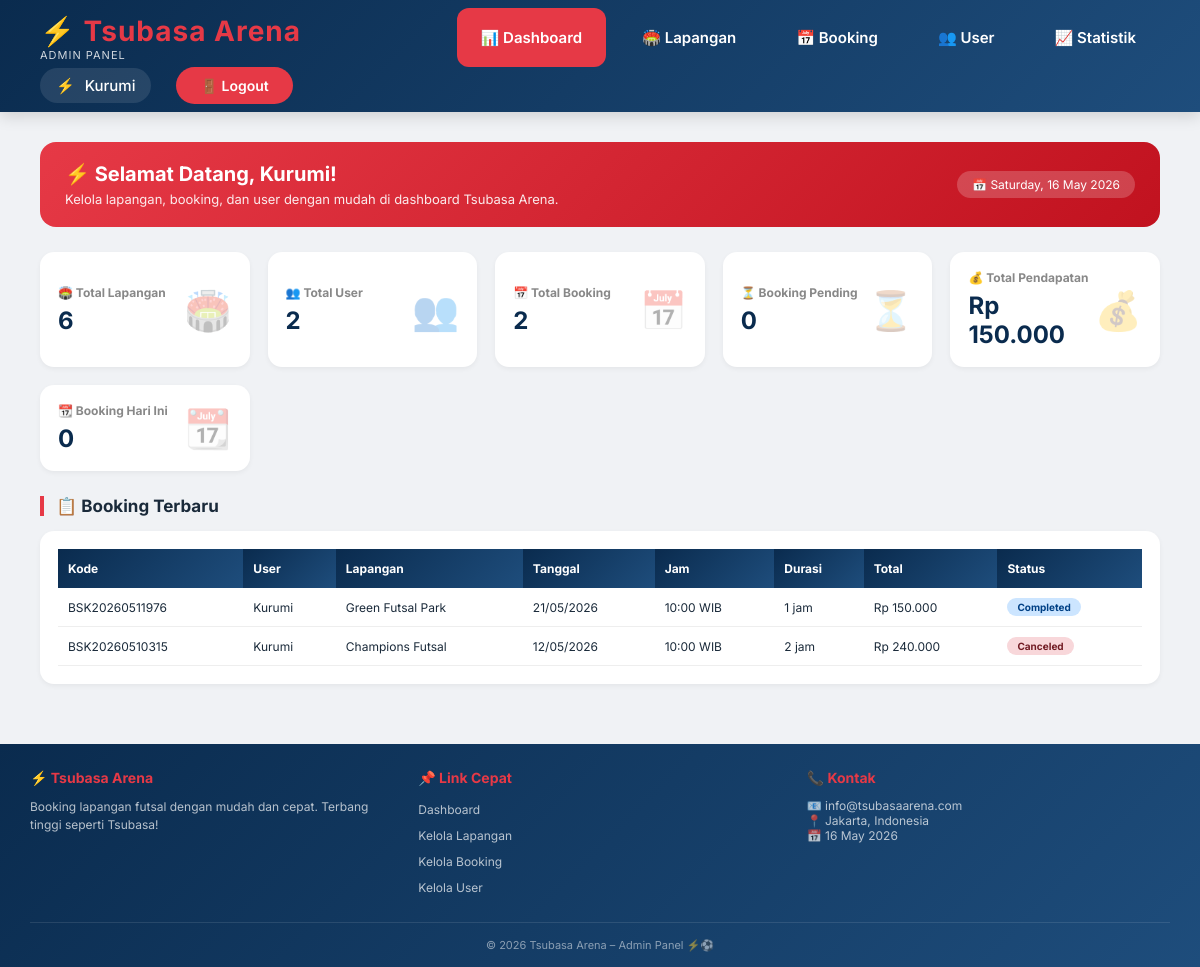
Screenshot of /tsubasa_arena/admin/index.php (signed in) with the database file from the repository.
### tables this page shows
CREATE TABLE `booking` (
  `id` int(11) NOT NULL,
  `id_user` int(11) NOT NULL,
  `id_lapangan` int(11) NOT NULL,
  `kode_booking` varchar(20) NOT NULL,
  `tanggal` date NOT NULL,
  `jam_mulai` time NOT NULL,
  `durasi` int(11) NOT NULL DEFAULT 1,
  `total_harga` int(11) NOT NULL,
  `catatan` text DEFAULT NULL,
  `bukti_pembayaran` varchar(255) DEFAULT NULL,
  `status` enum('pending','confirmed','completed','canceled') DEFAULT 'pending',
  `created_at` datetime DEFAULT current_timestamp()
);

CREATE TABLE `users` (
  `id` int(11) NOT NULL,
  `nama` varchar(100) NOT NULL,
  `username` varchar(50) DEFAULT NULL,
  `email` varchar(100) NOT NULL,
  `password` varchar(255) NOT NULL,
  `no_hp` varchar(15) DEFAULT NULL,
  `role` enum('admin','user') DEFAULT 'user',
  `created_at` datetime DEFAULT current_timestamp(),
  `is_active` tinyint(4) DEFAULT 1
);

CREATE TABLE `lapangan` (
  `id` int(11) NOT NULL,
  `nama_lapangan` varchar(100) NOT NULL,
  `deskripsi` text DEFAULT NULL,
  `lokasi` text DEFAULT NULL,
  `harga_per_jam` int(11) NOT NULL,
  `foto` varchar(255) DEFAULT NULL,
  `status` enum('aktif','nonaktif') DEFAULT 'aktif',
  `created_at` datetime DEFAULT current_timestamp()
);

### tsubasa_arena/admin/index.php (the view, shortened to what this page needs)
<?php
include '../includes/header_admin.php';
include '../config/database.php';
$total_lapangan = mysqli_fetch_assoc(mysqli_query($conn, "SELECT COUNT(*) as total FROM lapangan"))['total'] ?? 0;
$total_user = mysqli_fetch_assoc(mysqli_query($conn, "SELECT COUNT(*) as total FROM users WHERE role = 'user'"))['total'] ?? 0;
$total_booking = mysqli_fetch_assoc(mysqli_query($conn, "SELECT COUNT(*) as total FROM booking"))['total'] ?? 0;
$booking_hari_ini = mysqli_fetch_assoc(mysqli_query($conn, "SELECT COUNT(*) as total FROM booking WHERE tanggal = CURDATE()"))['total'] ?? 0;
$pending_booking = mysqli_fetch_assoc(mysqli_query($conn, "SELECT COUNT(*) as total FROM booking WHERE status = 'pending'"))['total'] ?? 0;
$total_pendapatan = mysqli_fetch_assoc(mysqli_query($conn, "SELECT SUM(total_harga) as total FROM booking WHERE status = 'confirmed' OR status = 'completed'"))['total'] ?? 0;
$recent_booking = mysqli_query($conn, "SELECT b.*, u.nama as user_nama, l.nama_lapangan
                                       FROM booking b
                                       JOIN users u ON b.id_user = u.id
                                       JOIN lapangan l ON b.id_lapangan = l.id
                                       ORDER BY b.created_at DESC LIMIT 5");
?>
<div class="welcome-banner">
    <div>
        <h3>⚡ Selamat Datang, <?= $_SESSION['admin_nama'] ?>!</h3>
        <p>Kelola lapangan, booking, dan user dengan mudah di dashboard Tsubasa Arena.</p>
    </div>
    <div class="date-badge">
        📅 <?= date('l, d F Y') ?>
    </div>
</div>
<div class="stats-grid">
    <div class="stat-card">
        <div class="stat-info">
            <h4>🏟️ Total Lapangan</h4>
            <div class="stat-number"><?= $total_lapangan ?></div>
        </div>
        <div class="stat-icon">🏟️</div>
    </div>
    <div class="stat-card">
        <div class="stat-info">
            <h4>👥 Total User</h4>
            <div class="stat-number"><?= $total_user ?></div>
        </div>
        <div class="stat-icon">👥</div>
    </div>
    <div class="stat-card">
        <div class="stat-info">
            <h4>📅 Total Booking</h4>
            <div class="stat-number"><?= $total_booking ?></div>
        </div>
        <div class="stat-icon">📅</div>
    </div>
    <div class="stat-card">
        <div class="stat-info">
            <h4>⏳ Booking Pending</h4>
            <div class="stat-number"><?= $pending_booking ?></div>
        </div>
        <div class="stat-icon">⏳</div>
    </div>
    <div class="stat-card">
        <div class="stat-info">
            <h4>💰 Total Pendapatan</h4>
            <div class="stat-number">Rp <?= number_format($total_pendapatan, 0, ',', '.') ?></div>
        </div>
        <div class="stat-icon">💰</div>
    </div>
    <div class="stat-card">
        <div class="stat-info">
            <h4>📆 Booking Hari Ini</h4>
            <div class="stat-number"><?= $booking_hari_ini ?></div>
        </div>
        <div class="stat-icon">📆</div>
    </div>
</div>
<h3 class="section-title">📋 Booking Terbaru</h3>
<div class="table-container">
    <?php if (mysqli_num_rows($recent_booking) > 0): ?>
    <table>
        <thead>
            <tr>
                <th>Kode</th>
                <th>User</th>
                <th>Lapangan</th>
                <th>Tanggal</th>
                <th>Jam</th>
                <th>Durasi</th>
                <th>Total</th>
                <th>Status</th>
            </tr>
        </thead>
        <tbody>
            <?php while ($booking = mysqli_fetch_assoc($recent_booking)): ?>
            <tr>
                <td><?= $booking['kode_booking'] ?></td>
                <td><?= $booking['user_nama'] ?></td>
                <td><?= $booking['nama_lapangan'] ?></td>
                <td><?= date('d/m/Y', strtotime($booking['tanggal'])) ?></td>
                <td><?= date('H:i', strtotime($booking['jam_mulai'])) ?> WIB</td>
                <td><?= $booking['durasi'] ?> jam</td>
                <td>Rp <?= number_format($booking['total_harga'], 0, ',', '.') ?></td>
                <td>
                    <?php
                    $status_class = '';
                    switch($booking['status']) {
                        case 'completed': $status_class = 'status-completed'; break;
                        case 'canceled': $status_class = 'status-canceled'; break;
                    }
                    ?>
                    <span class="status-badge <?= $status_class ?>"><?= ucfirst($booking['status']) ?></span>
                </td>
            </tr>
            <?php endwhile; ?>
        </tbody>
    </table>
    <?php else: ?>
    <div class="empty-data">
        <p>📭 Belum ada booking.</p>
    </div>
    <?php endif; ?>
</div>
<?php include '../includes/footer_admin.php'; ?>

### tsubasa_arena/includes/header_admin.php (style rules this page uses)
* { margin: 0; padding: 0; box-sizing: border-box; }
body { font-family: 'Inter', sans-serif; background: #f0f2f5; color: #1a2a3a; display: flex; flex-direction: column; min-height: 100vh; }

### tsubasa_arena/admin/index.php (style rules this page uses)
.welcome-banner { background: linear-gradient(135deg, #e63946 0%, #c1121f 100%); border-radius: 16px; padding: 20px 25px; margin-bottom: 25px; color: white; display: flex; justify-content: space-between; align-items: center; flex-wrap: wrap; }
.welcome-banner h3 { font-size: 20px; margin-bottom: 5px; }
.welcome-banner p { opacity: 0.9; font-size: 13px; }
.date-badge { background: rgba(255,255,255,0.2); padding: 6px 15px; border-radius: 25px; font-size: 12px; }
.stats-grid { display: grid; grid-template-columns: repeat(auto-fit, minmax(190px, 1fr)); gap: 18px; margin-bottom: 25px; }
.stat-card { background: white; border-radius: 14px; padding: 18px; display: flex; justify-content: space-between; align-items: center; box-shadow: 0 2px 5px rgba(0,0,0,0.05); transition: transform 0.3s; }
.stat-info h4 { color: #888; font-size: 12px; margin-bottom: 6px; }
.stat-number { font-size: 24px; font-weight: 700; color: #0a2b4e; }
.stat-icon { font-size: 38px; opacity: 0.3; }
.section-title { font-size: 17px; margin-bottom: 15px; border-left: 4px solid #e63946; padding-left: 12px; }
.table-container { background: white; border-radius: 14px; padding: 18px; box-shadow: 0 2px 5px rgba(0,0,0,0.05); overflow-x: auto; }
table { width: 100%; border-collapse: collapse; }
th { background: linear-gradient(135deg, #0a2b4e 0%, #1e4d7c 100%); color: white; padding: 12px 10px; text-align: left; font-size: 12px; }
td { padding: 10px; text-align: left; border-bottom: 1px solid #eee; font-size: 12px; }
.status-badge { padding: 3px 10px; border-radius: 20px; font-size: 10px; font-weight: bold; display: inline-block; }
.status-completed { background: #cce5ff; color: #004085; }
.status-canceled { background: #f8d7da; color: #721c24; }

### rows the page displays
booking: kode_booking "BSK20260511976", id_user.nama "Kurumi", id_lapangan.nama_lapangan "Green Futsal Park", tanggal "21/05/2026", jam_mulai "10:00", durasi "1", total_harga "150.000", status "Completed"
booking: kode_booking "BSK20260510315", id_user.nama "Kurumi", id_lapangan.nama_lapangan "Champions Futsal", tanggal "12/05/2026", jam_mulai "10:00", durasi "2", total_harga "240.000", status "Canceled"

### other values shown
$_SESSION['admin_nama'] "Kurumi"
$total_lapangan "6"
$total_user "2"
$total_booking "2"
$pending_booking "0"
$total_pendapatan "150.000"
$booking_hari_ini "0"
